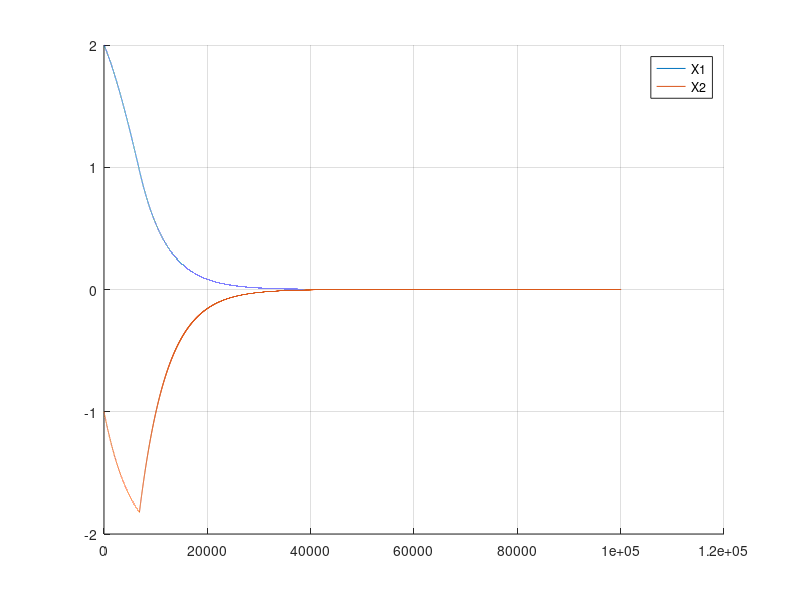
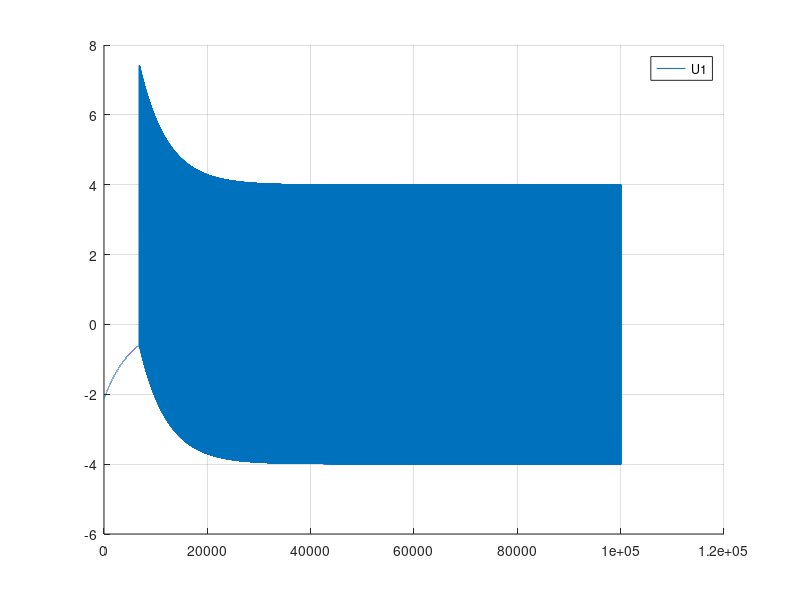
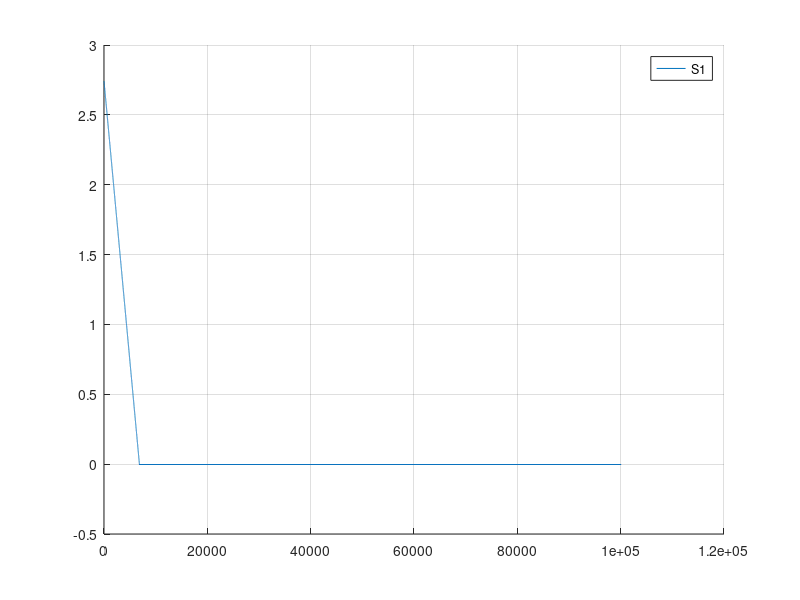

MATLAB code for these plots, in order:
% ET-SMC page 62
ts = 1/1e4;

A = [0 1; 
     0 0];
B = [0; 1]; 
[n,m] = size(B);

T = eye(2);

% Transform
Az = T * A * (T');
Bz = T * B;

% Sub-Matrices
A11 = Az(1:n-m, 1:n-m);
A12 = Az(1:n-m, n-m+1:end);
A21 = Az(n-m+1:end, 1:n-m);
A22 = Az(n-m+1:end, n-m+1:end);
B2 = Bz(n-m+1:end, 1:m);


%B2 = Bz(2:3, :);
C = [lqr(A11, A12, 3.5, 1), eye(1)];
%C = [-2 1];
k = 4;

x1 = [2; -1];
s1 = C * x1;
%u1 = -(C*Bz)^-1*(C*Az*z1 + (1-0.25)*C*z1 + k*sign(s1));
u1 = -(C*Bz)^-1*(C*Az*x1 + k*sign(s1));

X1 = x1;
S1 = s1;
U1 = u1;

for i = 1:1e5
    x1 = x1 + (A*x1 + B*u1)*ts;
    s1 = C * x1;
    u1 = -(C*Bz)^-1*(C*Az*x1 + k*sign(s1));

    X1 = [X1 x1];
    S1 = [S1 s1];
    U1 = [U1 u1];
end

%%
figure(), hold on;
for i = 1:n
    plot(X1(i,:)', 'DisplayName', sprintf("X%d", i))
    legend()
end
grid on

%%
figure(), hold on;
for i = 1:m
    plot(U1(i,:)', 'DisplayName', sprintf("U%d", i))
    legend()
end
grid on

%%
figure(), hold on;
for i = 1:m
    plot(S1(i,:)', 'DisplayName', sprintf("S%d", i))
    legend()
end
grid on


save('CONT.mat', 'X1', 'S1', 'U1');
